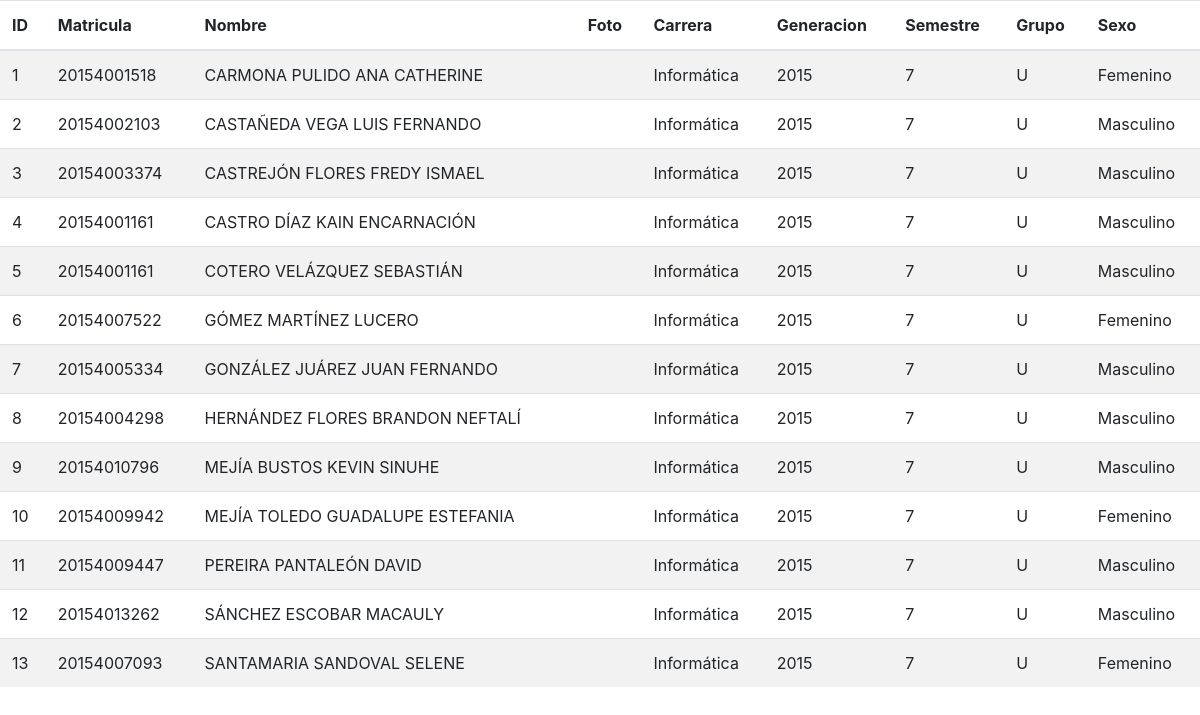
The app's page /tabla_alumnos.php with its own data.
### tables this page shows
CREATE TABLE IF NOT EXISTS `consulta_alumnos` (
  `conid` int(11) NOT NULL AUTO_INCREMENT,
  `matricula` varchar(20) NOT NULL,
  `nombre` varchar(300) NOT NULL,
  `foto` varchar(100) NOT NULL,
  `carrera_id` int(11) NOT NULL,
  `generacion` varchar(4) NOT NULL DEFAULT '0',
  `semestre` enum('1','2','3','4','5','6','7','8','9','10') NOT NULL,
  `grupo` enum('A','B','U') NOT NULL,
  `sexo` enum('Masculino','Femenino') NOT NULL,
  PRIMARY KEY (`conid`)
);

CREATE TABLE IF NOT EXISTS `carreras` (
  `cid` int(11) NOT NULL AUTO_INCREMENT,
  `nombre_carrera` varchar(300) NOT NULL,
  PRIMARY KEY (`cid`)
);

### tabla_alumnos.php (the view, shortened to what this page needs)
<?php
include "cabecera.php";
$sql ="SELECT * FROM consulta_alumnos ";
$result = $mysqli ->query($sql);
?>
<table class="table table-striped">
		<thead>
		<tr>
			<th>ID</th>
			<th>Matricula</th>
			<th>Nombre</th>
			<th>Foto</th>
			<th>Carrera</th>
			<th>Generacion</th>
			<th>Semestre</th>
			<th>Grupo</th>
			<th>Sexo</th>
		</tr>
		</thead>
<?php
while($fila= $result ->fetch_row()){
	$sql2 ="select nombre_carrera from carreras where cid='" . $mysqli ->real_escape_string( $fila[4] )."'";
	$result2 = $mysqli->query($sql2);
	$row =$result2->fetch_row();
	?>
	<tr>
	<td><?php echo $fila[0]?></td>
    <td><?php echo $fila[1]?></td>
    <td><?php echo $fila[2]?></td>
    <td><?php echo $fila[3]?></td>
    <td><?php echo $row[0]?></td>
    <td><?php echo $fila[5]?></td>
    <td><?php echo $fila[6]?></td>
    <td><?php echo $fila[7]?></td>
        <td><?php echo $fila[8]?></td>
<?php
}
?>
</tr>
</table>
<?php
include "pie.php";
?>

### cabecera.php (shortened to what this page needs)
<!doctype html>
<html lang="en">
<head>
    <link rel="stylesheet" href="https://stackpath.bootstrapcdn.com/bootstrap/4.1.3/css/bootstrap.min.css">
</head>
<body>

### pie.php (shortened to what this page needs)
</body>
</html>

### records on screen
consulta_alumnos: conid "1", matricula "20154001518", nombre "CARMONA PULIDO ANA CATHERINE", carrera.nombre_carrera "Informática", generacion "2015", semestre "7", grupo "U", sexo "Femenino"
consulta_alumnos: conid "2", matricula "20154002103", nombre "CASTAÑEDA VEGA LUIS FERNANDO", carrera.nombre_carrera "Informática", generacion "2015", semestre "7", grupo "U", sexo "Masculino"
consulta_alumnos: conid "3", matricula "20154003374", nombre "CASTREJÓN FLORES FREDY ISMAEL", carrera.nombre_carrera "Informática", generacion "2015", semestre "7", grupo "U", sexo "Masculino"
consulta_alumnos: conid "4", matricula "20154001161", nombre "CASTRO DÍAZ KAIN ENCARNACIÓN", carrera.nombre_carrera "Informática", generacion "2015", semestre "7", grupo "U", sexo "Masculino"
consulta_alumnos: conid "5", matricula "20154001161", nombre "COTERO VELÁZQUEZ SEBASTIÁN", carrera.nombre_carrera "Informática", generacion "2015", semestre "7", grupo "U", sexo "Masculino"
consulta_alumnos: conid "6", matricula "20154007522", nombre "GÓMEZ MARTÍNEZ LUCERO", carrera.nombre_carrera "Informática", generacion "2015", semestre "7", grupo "U", sexo "Femenino"
consulta_alumnos: conid "7", matricula "20154005334", nombre "GONZÁLEZ JUÁREZ JUAN FERNANDO", carrera.nombre_carrera "Informática", generacion "2015", semestre "7", grupo "U", sexo "Masculino"
consulta_alumnos: conid "8", matricula "20154004298", nombre "HERNÁNDEZ FLORES BRANDON NEFTALÍ", carrera.nombre_carrera "Informática", generacion "2015", semestre "7", grupo "U", sexo "Masculino"
consulta_alumnos: conid "9", matricula "20154010796", nombre "MEJÍA BUSTOS KEVIN SINUHE", carrera.nombre_carrera "Informática", generacion "2015", semestre "7", grupo "U", sexo "Masculino"
consulta_alumnos: conid "10", matricula "20154009942", nombre "MEJÍA TOLEDO GUADALUPE ESTEFANIA", carrera.nombre_carrera "Informática", generacion "2015", semestre "7", grupo "U", sexo "Femenino"
consulta_alumnos: conid "11", matricula "20154009447", nombre "PEREIRA PANTALEÓN DAVID", carrera.nombre_carrera "Informática", generacion "2015", semestre "7", grupo "U", sexo "Masculino"
consulta_alumnos: conid "12", matricula "20154013262", nombre "SÁNCHEZ ESCOBAR MACAULY", carrera.nombre_carrera "Informática", generacion "2015", semestre "7", grupo "U", sexo "Masculino"
consulta_alumnos: conid "13", matricula "20154007093", nombre "SANTAMARIA SANDOVAL SELENE", carrera.nombre_carrera "Informática", generacion "2015", semestre "7", grupo "U", sexo "Femenino"
